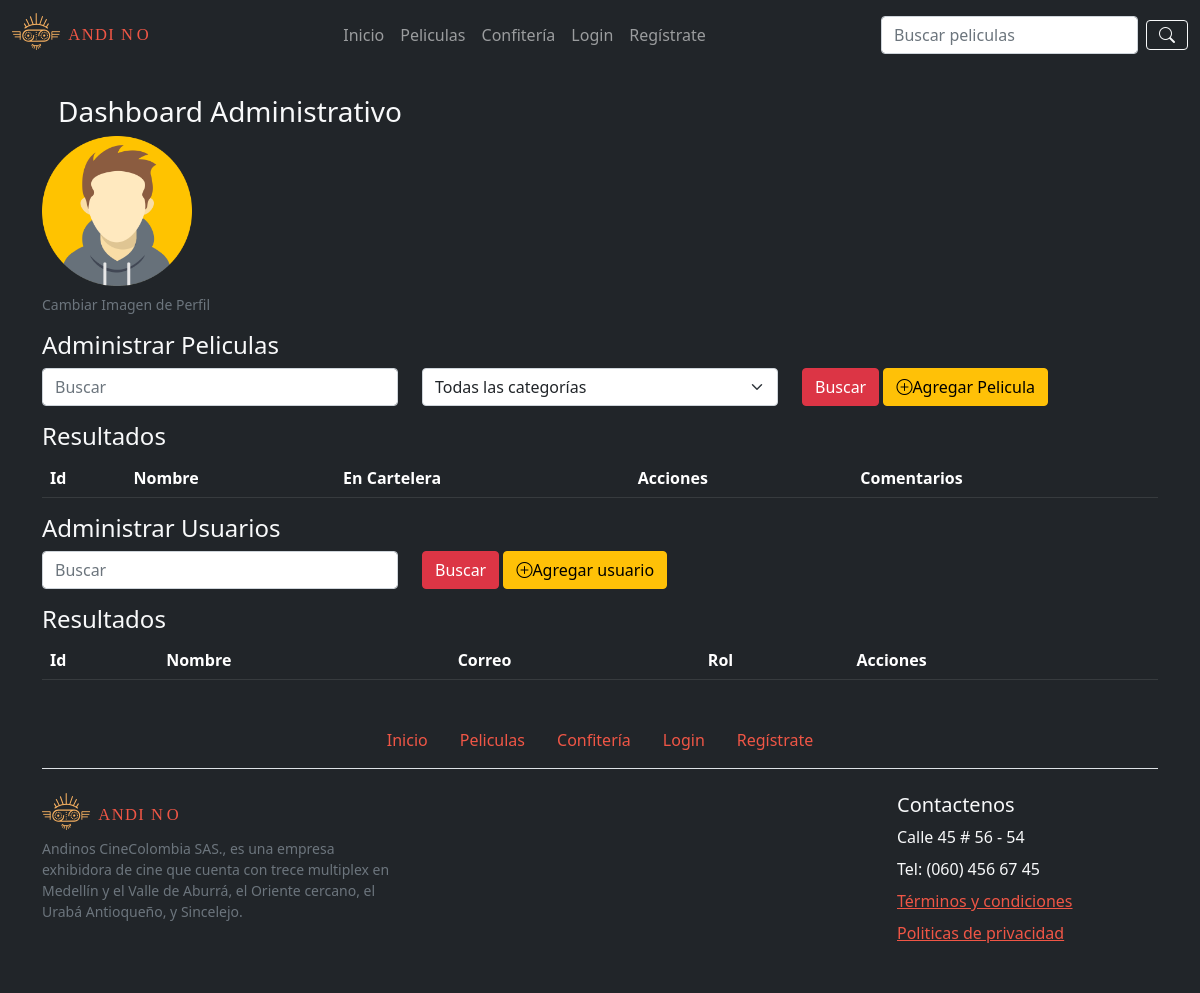
Page /dashboard/ on the earlier database version.
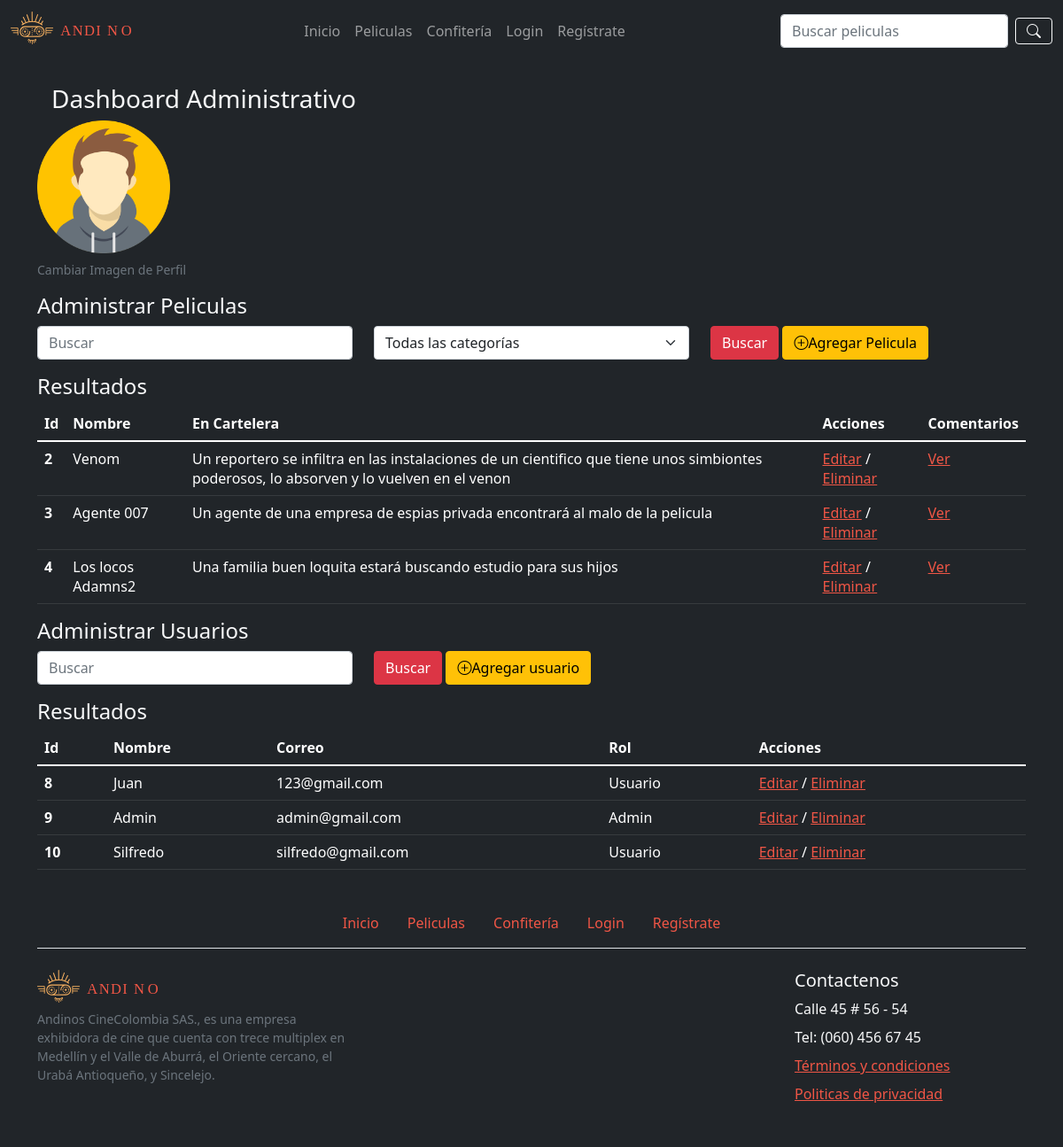
Same page on the later database version.
### tables this page shows
CREATE TABLE Peliculas (id_pelicula INTEGER PRIMARY KEY AUTOINCREMENT NOT NULL UNIQUE, nombre VARCHAR NOT NULL, sinopsis STRING NOT NULL, cartelera INTEGER NOT NULL, imagen VARCHAR NOT NULL);

CREATE TABLE Usuarios (id_usuario INTEGER PRIMARY KEY AUTOINCREMENT NOT NULL UNIQUE, nombre_usuario VARCHAR NOT NULL, contraseña VARCHAR NOT NULL, correo VARCHAR NOT NULL, status BOOLEAN NOT NULL, rol VARCHAR NOT NULL);

### app.py (the view)
@app.route('/dashboard/', methods=['GET','POST'])
def dashboard():
    conP = sql_connection()
    curP = conP.cursor()
    statementP = 'SELECT * FROM Peliculas'
    curP.execute(statementP)
    dataP = curP.fetchall()
    conU = sql_connection()
    curU = conU.cursor()
    statementU = 'SELECT * FROM Usuarios'
    curU.execute(statementU)
    dataU = curU.fetchall()
    return render_template('dashboard.html', page='dashboard', user = dataU, pelis = dataP)

### app.py (called while the page is built)
def sql_connection():
    con = sqlite3.connect('db/basedatos.db')
    return con

### templates/dashboard.html (shortened to what this page needs)
{% extends 'layout.html' %}
{% block content %}
<section class="my-4">
    <div class="container">
        <h3><a href="#"></a>Dashboard Administrativo</h3>
    </div>
    <div class="container">
        <figure class="figure">
            <img src="{{url_for('static',filename='img/avatar.png')}}" class="figure-img img-fluid rounded" alt="..."
                width="150" height="150">
            <figcaption class="figure-caption text-end">Cambiar Imagen de Perfil</figcaption>
        </figure>
        <h4> Administrar Peliculas </h4>
        <form class="row">
            <div class="col-md-4">
                <input class="form-control me-2" type="search" placeholder="Buscar" aria-label="Search">
            </div>
            <div class="col-md-4">
                <select class="form-select" aria-label="form-select-sm example">
                    <option selected>Todas las categorías</option>
                </select>
            </div>
            <div class="col-md-4">
                <button type="button" class="btn btn-danger">Buscar</button>
                <a href="/agregarPelicula/" type="button" class="btn btn-warning"><i
                        class="bi bi-plus-circle"></i>Agregar Pelicula</a>
            </div>
        </form>
        <h4> Resultados </h4>
        <table class="table table-dark table-hover">
            <thead>
                <tr>
                    <th scope="col">Id</th>
                    <th scope="col">Nombre</th>
                    <th scope="col">En Cartelera</th>
                    <th scope="col">Acciones</th>
                    <th scope="col">Comentarios</th>
                </tr>
            </thead>
            <tbody>
                {% for pelicula in pelis %}
                <tr>
                    <th scope="row">{{pelicula[0]}}</th>
                    <td>{{pelicula[1]}}</td>
                    <td>{{pelicula[2]}}</td>
                    <td><a href="#">Editar</a> / <a href="#">Eliminar</a> </td>
                    <td><a href="#">Ver</a></td>
                </tr>
                {% endfor %}
            </tbody>
        </table>
    </div>
    <div class="container">
        <h4> Administrar Usuarios</h4>
        <form class="row">
            <div class="col-md-4">
                <input class="form-control me-2" type="search" placeholder="Buscar" aria-label="Search">
            </div>
            <div class="col-md-4">
                <button type="button" class="btn btn-danger">Buscar</button>
                <button type="button" class="btn btn-warning"><i class="bi bi-plus-circle"></i>Agregar usuario</button>
            </div>
        </form>
        <h4> Resultados </h4>
        <table class="table table-dark table-hover">
            <thead>
                <tr>
                    <th scope="col">Id</th>
                    <th scope="col">Nombre</th>
                    <th scope="col">Correo</th>
                    <th scope="col">Rol</th>
                    <th scope="col">Acciones</th>
                </tr>
            </thead>
            <tbody>
                {% for usuarios in user %}
                <tr>
                    <th scope="row">{{usuarios[0]}}</th>
                    <td>{{usuarios[1]}}</td>
                    <td>{{usuarios[3]}}</td>
                    <td>{{usuarios[5]}}</td>
                    <td><a href="#">Editar</a> / <a href="#">Eliminar</a> </td>
                </tr>
                {% endfor %}
            </tbody>
        </table>
    </div>
</section>
{% endblock %}

### templates/layout.html (shortened to what this page needs)
<html lang="en">
<head>
    <link href="{{url_for('static',filename='css/bootstrap.min.css')}}" rel="stylesheet">
    <link rel="stylesheet" href="https://cdn.jsdelivr.net/npm/bootstrap-icons@1.5.0/font/bootstrap-icons.css">
    <link rel="stylesheet" href="{{url_for('static',filename='css/style.css')}}">
</head>
<body>
    <main class="bg-dark text-light">
        <header>
            <nav class="navbar navbar-expand-lg navbar-dark bg-dark">
                <div class="container-fluid">
                    <h1 class="navbar-brand">
                        <img src="{{url_for('static',filename='img/SVG/logo.svg')}}" class="logo" />
                    </h1>
                    <div class="collapse navbar-collapse" id="navbarSupportedContent">
                        <ul class="navbar-nav me-auto mb-2 mb-lg-0 mx-auto">
                            <li class="nav-item">
                                <a class="nav-link {% if page == 'inicio' %}active{% endif %}" aria-current="page"
                                    href="{{url_for('index')}}">Inicio</a>
                            </li>
                            <li class="nav-item">
                                <a class="nav-link {% if page == 'peliculas' %}active{% endif %}"
                                    href="{{url_for('todas_peliculas')}}">Peliculas</a>
                            </li>
                            <li class="nav-item">
                                <a class="nav-link" href="#">Confitería</a>
                            </li>
                            <li class="nav-item">
                                <a class="nav-link {% if page == 'login' %}active{% endif %}"
                                    href="{{url_for('login')}}">Login</a>
                            </li>
                            <li class="nav-item">
                                <a class="nav-link {% if page == 'registrar' %}active{% endif %}"
                                    href="{{url_for('registrar')}}">Regístrate</a>
                            </li>
                        </ul>
                        <form class="d-flex m-0">
                            <input class="form-control me-2" type="search" placeholder="Buscar peliculas"
                                aria-label="Search">
                            <button class="btn btn-outline-light" type="submit"><i class="bi bi-search"></i></button>
                        </form>
                    </div>
                </div>
            </nav>
        </header>
        {% block content %}
        {% endblock %}
        <footer class="bd-footer py-2 mt-4 bg-dark">
            <div class="container py-2">
                <ul class="nav justify-content-center pb-2 mb-4 border-bottom">
                    <li class="nav-item">
                        <a class="nav-link {% if page == 'inicio' %}active{% endif %}" aria-current="page"
                            href="{{url_for('index')}}">Inicio</a>
                    </li>
                    <li class="nav-item">
                        <a class="nav-link {% if page == 'peliculas' %}active{% endif %}"
                            href="{{url_for('todas_peliculas')}}">Peliculas</a>
                    </li>
                    <li class="nav-item">
                        <a class="nav-link" href="#">Confitería</a>
                    </li>
                    <li class="nav-item">
                        <a class="nav-link {% if page == 'login' %}active{% endif %}"
                            href="{{url_for('login')}}">Login</a>
                    </li>
                    <li class="nav-item">
                        <a class="nav-link {% if page == 'registrar' %}active{% endif %}"
                            href="{{url_for('registrar')}}">Regístrate</a>
                    </li>
                </ul>
                <div class="row justify-content-between">
                    <div class="col-lg-4 mb-3">
                        <a class="d-inline-flex align-items-center mb-2 link-dark text-decoration-none" href="/"
                            aria-label="Bootstrap">
                            <img src="{{url_for('static',filename='img/SVG/logo.svg')}}" class="logo" />
                        </a>
                        <ul class="list-unstyled small text-muted">
                            <li class="mb-2">Andinos CineColombia SAS., es una empresa exhibidora de cine que cuenta con
                                trece multiplex en Medellín y el Valle de Aburrá, el Oriente cercano, el Urabá
                                Antioqueño, y Sincelejo.
                            </li>
                        </ul>
                    </div>
                    <div class="col-lg-3 mb-3">
                        <h5>Contactenos</h5>
                        <ul class="list-unstyled">
                            <li class="mb-2">Calle 45 # 56 - 54</li>
                            <li class="mb-2">Tel: (060) 456 67 45</li>
                            <li class="mb-2"><a href="#">Términos y condiciones</a></li>
                            <li class="mb-2"><a href="#">Politicas de privacidad</a></li>
                        </ul>
                    </div>
                </div>
            </div>
        </footer>
    </main>
</body>
</html>

### static/css/style.css (style rules this page uses)
:root { --bs-primary: #f7b161; --bs-accent: #f05646; --bs-accent-hover: #c52f1f; --bs-black: #221e1d; }
a, .nav-link { color:var(--bs-accent); }
.logo { width: 140px; }

Differences in the rows shown:
added Peliculas: id_pelicula "2", nombre "Venom", sinopsis "Un reportero se infiltra en las instalaciones de un cientifico que tiene unos simbiontes poderosos, lo absorven y lo vuelven en el venon"
added Peliculas: id_pelicula "3", nombre "Agente 007", sinopsis "Un agente de una empresa de espias privada encontrará al malo de la pelicula"
added Peliculas: id_pelicula "4", nombre "Los locos Adamns2", sinopsis "Una familia buen loquita estará buscando estudio para sus hijos"
added Usuarios: id_usuario "8", nombre_usuario "Juan", correo "123@gmail.com", rol "Usuario"
added Usuarios: id_usuario "9", nombre_usuario "Admin", correo "admin@gmail.com", rol "Admin"
added Usuarios: id_usuario "10", nombre_usuario "Silfredo", correo "silfredo@gmail.com", rol "Usuario"
